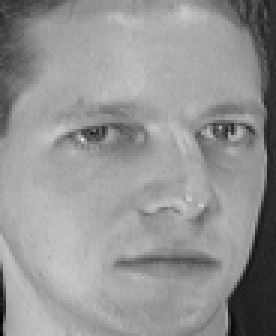
#> input picture COMVIS LAB SESI 10/Dataset/train/s1/2.pgm, 92 x 112 px, found by its file name (shown 3 times larger); its folder holds only this picture in this run
$ python quiz3.py
#> lines starting #> are read from the running program, lines starting #| are printed output that depends on the picture
import os
import json
import cv2
import matplotlib.pyplot as plt
import numpy as np

TRAIN_DIR = "COMVIS LAB SESI 10\Dataset\\train"
TEST_DIR = "COMVIS LAB SESI 10\Dataset\\test"
MODEL_PATH = "MODEL_PATH"
LABEL_MAP_PATH = "label_map.json"

face_cascade = cv2.CascadeClassifier(
    cv2.data.haarcascades + "haarcascade_frontalface_default.xml"
)

def preprocessing(img):
    img = cv2.resize(img, (100,100))
    img = cv2.equalizeHist(img)
    return img

def extract_face(img):
    faces = face_cascade.detectMultiScale(img, 1.1, 4)
    if len(faces) > 0:
        x,y,w,h = faces[0]
        face = img[y:y+h, x:x+w]
        return preprocessing(face), (x,y,w,h)
    h,w = img.shape
    return preprocessing(img), (0,0,w,h)

def load_dataset(DATASET_DIR):
    faces = []
    labels = []
    label_map = {}
    subjects = sorted(os.listdir(DATASET_DIR))
    for subject in subjects:
        subject_path = os.path.join(DATASET_DIR, subject)
        if not os.path.isdir(subject_path):
            continue
        label_id = len(label_map)
        label_map[subject] = label_id

        for filename in os.listdir(subject_path):
            img_path = os.path.join(subject_path, filename)
            img = cv2.imread(img_path, cv2.IMREAD_GRAYSCALE)
            if img is None:
                continue
            face, _ = extract_face(img)
            faces.append(face)
            labels.append(label_id)

    return faces, np.array(labels), label_map

def train_and_test_model():
    train_faces, train_label, label_map = load_dataset(TRAIN_DIR)
    recognizer = cv2.face.LBPHFaceRecognizer_create()
    recognizer.train(train_faces, train_label)
    reversed_label_map = {value: key for key, value in label_map.items()}

    correct = 0
    total = 0

    subjects = sorted(os.listdir(TEST_DIR))
    for subject in subjects:
        subject_path = os.path.join(TEST_DIR, subject)
        if not os.path.isdir(subject_path):
            continue
        true_label = label_map[subject]

        for filename in os.listdir(subject_path):
            img_path = os.path.join(subject_path, filename)
            img = cv2.imread(img_path, cv2.IMREAD_GRAYSCALE)
            if img is None:
                continue
            face, _ = extract_face(img)

            predicted_label, confidence = recognizer.predict(face)
            predicted_subject = reversed_label_map[predicted_label]

            if predicted_label == true_label:
                correct+=1
            total +=1

            print(f"{img_path}: {subject}"
            f"{predicted_subject}: {confidence}")

    acc = correct/total * 100
    print(acc)
    recognizer.write(MODEL_PATH)
    with open(LABEL_MAP_PATH, 'w') as f:
        json.dump(label_map, f)

def predict_img(img_path):
    with open(LABEL_MAP_PATH, 'r') as f:
        label_map = json.load(f)
    recognizer = cv2.face.LBPHFaceRecognizer_create()
    recognizer.read(MODEL_PATH)
    reversed_label_map = {value: key for key, value in label_map.items()}

    img = cv2.imread(img_path, cv2.IMREAD_GRAYSCALE)
    face, box = extract_face(img)
    predicted_label, confidence = recognizer.predict(face)
    predicted_subject = reversed_label_map[predicted_label]

    x,y,w,h = box
    display_img = cv2.cvtColor(img, cv2.COLOR_GRAY2BGR)

    cv2.rectangle(
        display_img,
        (x,y),
        (x+w, y+h),
        (0,255,0),
        2
    )

    cv2.putText(
        display_img,
        f"{predicted_subject}: {confidence}",
        (x, y-10),
        cv2.FONT_HERSHEY_SIMPLEX,
        0.6,
        (0,255,0),
        2
    )

    print(f"{img_path} predicted as {predicted_subject} with confidence {confidence}")
    plt.imshow(cv2.cvtColor(display_img, cv2.COLOR_BGR2RGB))
    plt.axis('off')
    plt.show()

def main_menu():
    while True:
        choice = input("Select an option: ")
#> the answer given: 1
        if choice == '1':
            train_and_test_model()
#> in load_dataset, img is the input picture: shape (112, 92); min 2, max 223, mean 148
#> in extract_face, `faces = face_cascade.detectMultiScale(img, 1.1, 4)`: faces = ()
#> in preprocessing, `img = cv2.resize(img, (100,100))`:
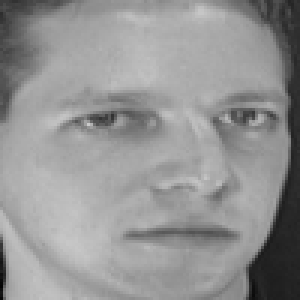
#> img: shape (100, 100) (shown 3 times larger); min 4, max 202, mean 147.8
#> in preprocessing, `img = cv2.equalizeHist(img)`:
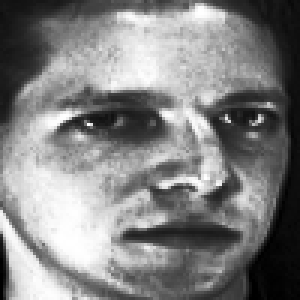
#> img: shape (100, 100) (shown 3 times larger); min 0, max 255, mean 129.3
        elif choice == '2':
            img = input("Img Path: ")
            predict_img(img)
        elif choice == '3':
            break
#> (the run stopped early here; a loop or call above may not have finished)

$ run again, on COMVIS LAB SESI 10/Dataset/train/s10/1.pgm
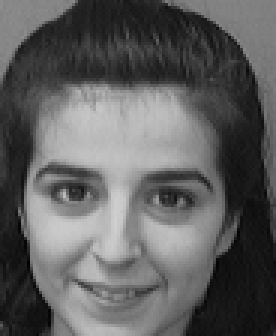
#> input picture COMVIS LAB SESI 10/Dataset/train/s10/1.pgm, 92 x 112 px, found by its file name (shown 3 times larger)
#> in load_dataset, img is the input picture: shape (112, 92); min 1, max 207, mean 95.1
#> faces = [[4, 37, 71, 71]]
#> x = 4; y = 37; w = 71
#> in extract_face, `face = img[y:y+h, x:x+w]`:
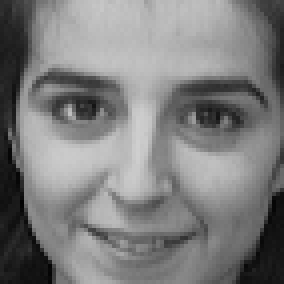
#> face: shape (71, 71) (shown 4 times larger); min 1, max 207, mean 126.1
#> in preprocessing, `img = cv2.equalizeHist(img)`:
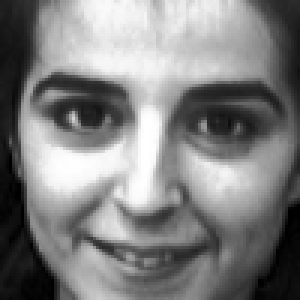
#> img: shape (100, 100) (shown 3 times larger); min 0, max 255, mean 128.4

$ run again, on COMVIS LAB SESI 10/Dataset/train/s1/3.pgm
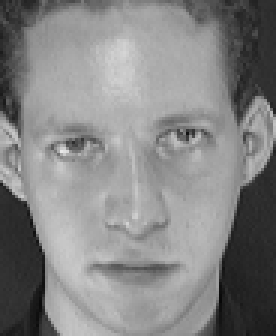
#> input picture COMVIS LAB SESI 10/Dataset/train/s1/3.pgm, 92 x 112 px, found by its file name (shown 3 times larger)
#> in load_dataset, img is the input picture: shape (112, 92); min 7, max 232, mean 132.6
#> faces = [[5, 19, 80, 80]]
#> x = 5; y = 19; w = 80
#> in extract_face, `face = img[y:y+h, x:x+w]`:
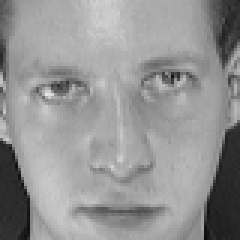
#> face: shape (80, 80) (shown 3 times larger); min 10, max 232, mean 148.1
#> in preprocessing, `img = cv2.equalizeHist(img)`:
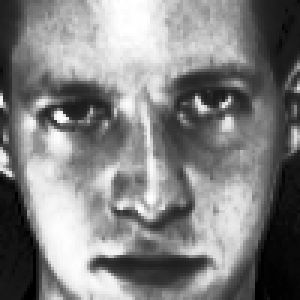
#> img: shape (100, 100) (shown 3 times larger); min 0, max 255, mean 129.2
